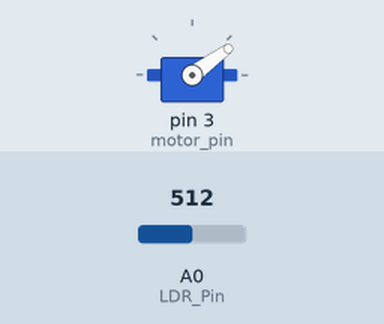
Recording of a sketch running on a simulated Arduino Uno, built with avr-gcc and run on an emulated ATmega328P. On the bench: servo. The test bench sets the inputs (shaded band); at power-on: A0 (LDR_Pin) = 512.

Above: at 1.2 s.
1.3 s: A0 (LDR_Pin) set to 610
At 2.2 s:
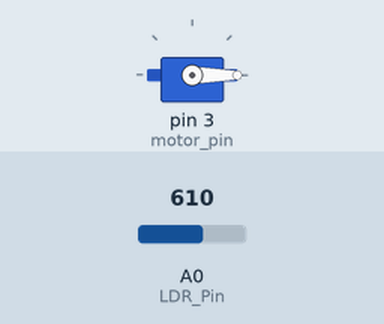
2.8 s: A0 (LDR_Pin) set to 390
At 3.5 s:
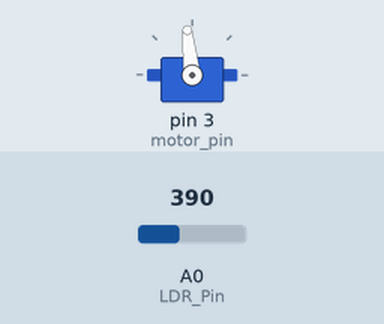
4.3 s: A0 (LDR_Pin) set to 190
At 4.8 s:
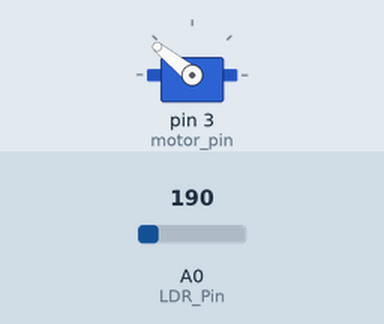
5.8 s: A0 (LDR_Pin) set to 90
At 7.0 s:
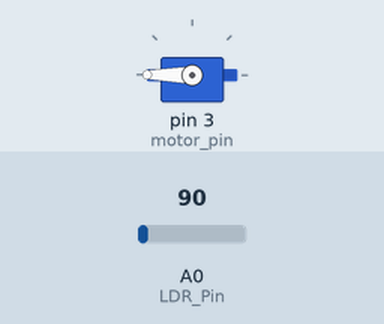
7.3 s: A0 (LDR_Pin) set to 110
At 8.5 s:
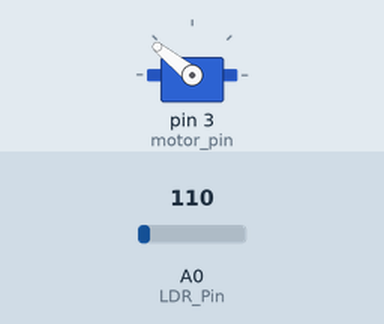
8.8 s: A0 (LDR_Pin) set to 210
At 9.8 s:
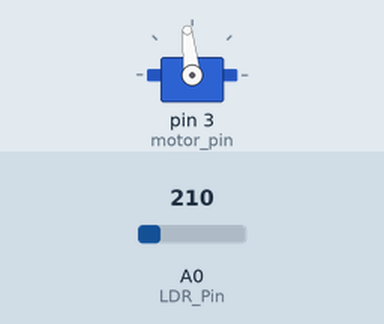
Timing chart, 0 to 11.3 s (numbered marks = the images above; inputs shaded):
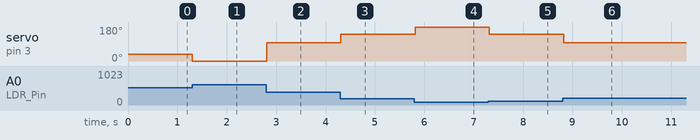

Measured:
- after the input at 1.3 s, servo on pin 3 (motor_pin): 36° → 0° at once
- after the input at 2.8 s, servo on pin 3 (motor_pin): 0° → 96° at once
- after the input at 4.3 s, servo on pin 3 (motor_pin): 96° → 141° at once
- after the input at 5.8 s, servo on pin 3 (motor_pin): 141° → 180° at once
- after the input at 7.3 s, servo on pin 3 (motor_pin): 180° → 141° at once
- after the input at 8.8 s, servo on pin 3 (motor_pin): 141° → 96° at once

The sketch:

blink_nano.ino
```cpp
#include<Servo.h>

Servo motor; //motor adında bir servo nesnesi oluşturduk.
int LDR_Pin = A0; //analog pin 0
int motor_pin = 3;
int angle;

void setup(){
  motor.attach(motor_pin);
}

void loop(){
  int LDRReading = analogRead(LDR_Pin);
  if(LDRReading >= 800 && LDRReading < 1024)
    LDRReading = 1023;
  else if(LDRReading >= 600 && LDRReading < 800)
    LDRReading = 750;
  else if(LDRReading >= 400 && LDRReading < 600)
    LDRReading = 550;
  else if(LDRReading >= 200 && LDRReading < 400)
    LDRReading = 350;
  else if(LDRReading >= 100 && LDRReading < 200)
    LDRReading = 200;
  else if(LDRReading < 100)
    LDRReading = 0;
  // scaling the potentiometer value to angle value for servo between 0 and 180)
  angle = map(LDRReading, 0, 600, 0, 179);
  motor.write(200-angle);  //command to rotate the servo to the specified angle
  delay(100);
}
```
